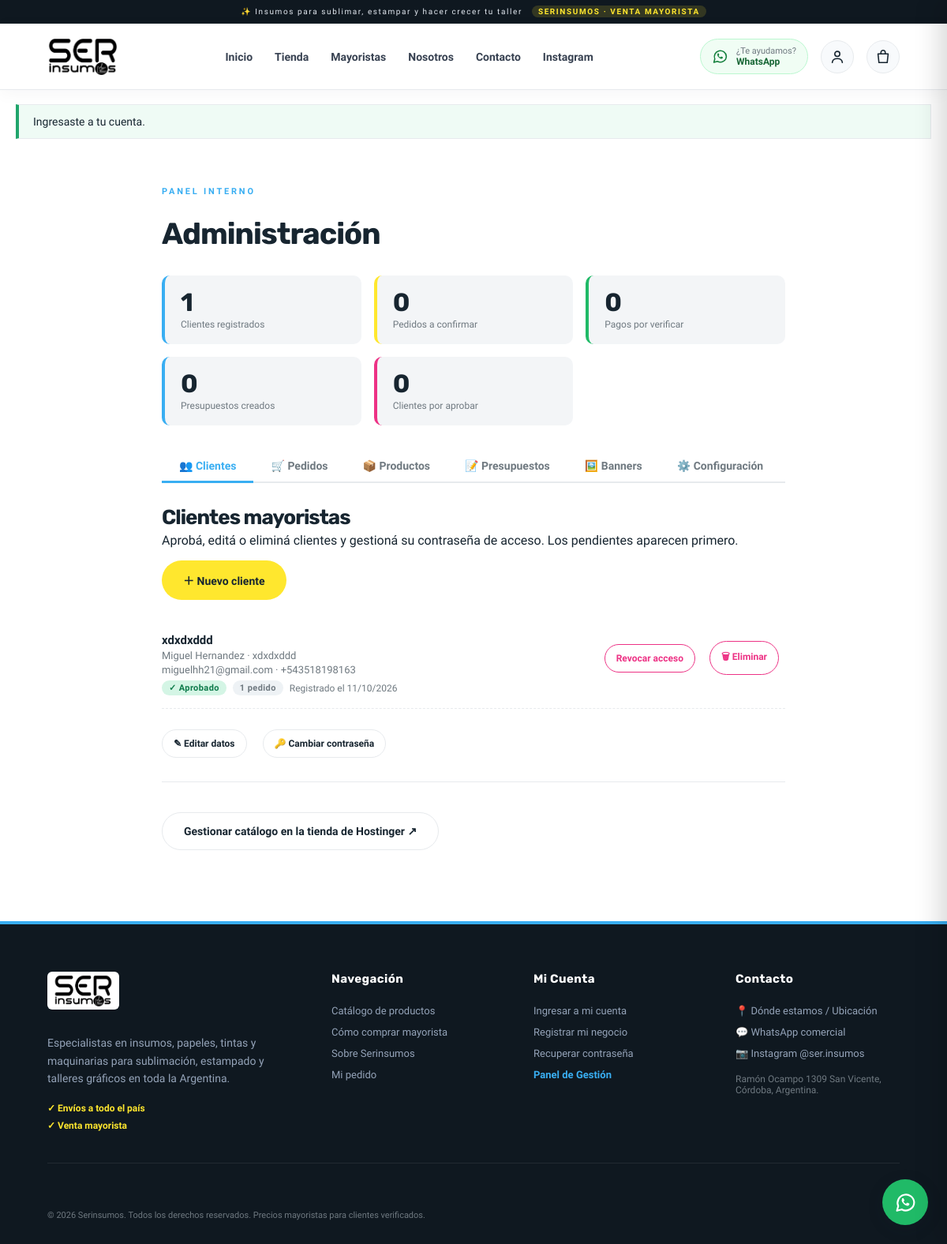
/admin.php (signed in), run on the app's committed database.
### tables this page shows
CREATE TABLE IF NOT EXISTS orders (
  id                  BIGINT UNSIGNED NOT NULL AUTO_INCREMENT PRIMARY KEY,
  order_number        VARCHAR(50)     NOT NULL UNIQUE,
  user_id             BIGINT UNSIGNED NOT NULL,
  status              ENUM('pending_review', 'confirmed', 'payment_uploaded', 'completed', 'cancelled') NOT NULL DEFAULT 'pending_review',
  total_amount        DECIMAL(14,2)   NOT NULL DEFAULT 0.00,
  currency_symbol     VARCHAR(10)     NOT NULL DEFAULT '$',
  customer_notes      TEXT            NULL,
  admin_notes         TEXT            NULL,
  receipt_path        VARCHAR(255)    NULL,
  receipt_uploaded_at DATETIME        NULL,
  created_at          TIMESTAMP       NOT NULL DEFAULT CURRENT_TIMESTAMP,
  updated_at          TIMESTAMP       NULL     DEFAULT NULL ON UPDATE CURRENT_TIMESTAMP,
  INDEX idx_orders_user (user_id),
  INDEX idx_orders_status (status),
  INDEX idx_orders_created (created_at),
  CONSTRAINT fk_orders_user FOREIGN KEY (user_id) REFERENCES users(id) ON DELETE CASCADE
);

CREATE TABLE IF NOT EXISTS users (
  id BIGINT UNSIGNED NOT NULL AUTO_INCREMENT PRIMARY KEY,
  name VARCHAR(160) NOT NULL,
  business VARCHAR(180) NOT NULL DEFAULT '',
  phone VARCHAR(50) NOT NULL DEFAULT '',
  email VARCHAR(190) NOT NULL UNIQUE,
  password_hash VARCHAR(255) NOT NULL,
  role ENUM('admin','customer','employee') NOT NULL DEFAULT 'customer',
  perms VARCHAR(255) NOT NULL DEFAULT '' COMMENT 'Pestañas delegadas para el rol employee (CSV)',
  wholesale_approved TINYINT(1) NOT NULL DEFAULT 0,
  created_at TIMESTAMP NOT NULL DEFAULT CURRENT_TIMESTAMP,
  updated_at TIMESTAMP NULL DEFAULT NULL ON UPDATE CURRENT_TIMESTAMP,
  INDEX idx_users_approval (wholesale_approved),
  INDEX idx_users_created (created_at)
);

### admin.php (the view, shortened to what this page needs)
<?php
require_once __DIR__ . '/lib.php';
$tab = (string)($_GET['tab'] ?? '');
if ($tab === '' || !in_array($tab, panel_tabs(), true) || !can($tab)) {
    $tab = '';
    foreach (panel_tabs() as $t) { if (can($t)) { $tab = $t; break; } }
}
$users = can('clientes')
    ? db()->query(
        "SELECT id,name,business,phone,email,role,wholesale_approved,created_at
           FROM users WHERE role='customer' ORDER BY created_at DESC"
      )->fetchAll()
    : [];
$quotesList  = can('presupuestos') ? get_quotes() : [];
$quotesTotal = count($quotesList);
$total_clientes = count($users);
$pendientes     = count(array_filter($users, fn($u) => (int)$u['wholesale_approved'] === 0));
$allAdminOrders     = can('pedidos') ? get_orders() : [];
$orders_pendientes  = count(array_filter($allAdminOrders, fn($o) => $o['status'] === 'pending_review'));
$orders_pagados     = count(array_filter($allAdminOrders, fn($o) => $o['status'] === 'payment_uploaded'));
?>
<main class="page-narrow admin-page">
    <p class="eyebrow blue">PANEL INTERNO</p>
    <h1>Administración</h1>
    <div class="admin-stats" style="grid-template-columns:repeat(auto-fit,minmax(190px,1fr))">
        <?php if (can('clientes')): ?>
        <div class="admin-stat">
            <div class="admin-stat-num"><?= $total_clientes ?></div>
            <div class="admin-stat-label">Clientes registrados</div>
        </div>
        <?php endif; ?>
        <?php if (can('pedidos')): ?>
        <div class="admin-stat yellow">
            <div class="admin-stat-num"><?= $orders_pendientes ?></div>
            <div class="admin-stat-label">Pedidos a confirmar</div>
        </div>
        <div class="admin-stat green">
            <div class="admin-stat-num"><?= $orders_pagados ?></div>
            <div class="admin-stat-label">Pagos por verificar</div>
        </div>
        <?php endif; ?>
        <?php if (can('presupuestos')): ?>
        <div class="admin-stat">
            <div class="admin-stat-num"><?= $quotesTotal ?></div>
            <div class="admin-stat-label">Presupuestos creados</div>
        </div>
        <?php endif; ?>
        <?php if (can('clientes')): ?>
        <div class="admin-stat pink">
            <div class="admin-stat-num"><?= $pendientes ?></div>
            <div class="admin-stat-label">Clientes por aprobar</div>
        </div>
        <?php endif; ?>
    </div>
    <nav class="admin-tabs" aria-label="Secciones del panel">
        <?php if (can('clientes')): ?>
        <a href="admin.php?tab=clientes" class="<?= $tab === 'clientes' ? 'active' : '' ?>">
            👥 Clientes
        </a>
        <?php endif; ?>
        <?php if (can('pedidos')): ?>
        <a href="admin.php?tab=pedidos" class="<?= $tab === 'pedidos' ? 'active' : '' ?>">
            🛒 Pedidos
        </a>
        <?php endif; ?>
        <?php if (can('productos')): ?>
        <a href="admin.php?tab=productos" class="<?= $tab === 'productos' ? 'active' : '' ?>">
            📦 Productos
        </a>
        <?php endif; ?>
        <?php if (can('presupuestos')): ?>
        <a href="admin.php?tab=presupuestos" class="<?= $tab === 'presupuestos' ? 'active' : '' ?>">
            📝 Presupuestos
        </a>
        <?php endif; ?>
        <?php if (can('banners')): ?>
        <a href="admin.php?tab=banners" class="<?= $tab === 'banners' ? 'active' : '' ?>">
            🖼️ Banners
        </a>
        <?php endif; ?>
        <?php if (can('configuracion')): ?>
        <a href="admin.php?tab=configuracion" class="<?= $tab === 'configuracion' ? 'active' : '' ?>">
            ⚙️ Configuración
        </a>
        <?php endif; ?>
    </nav>
    <?php if ($tab === 'clientes'): ?>
        <div style="display:flex;justify-content:space-between;align-items:flex-start;gap:16px;flex-wrap:wrap;margin-bottom:22px">
            <div>
                <h2 style="margin:0">Clientes mayoristas</h2>
                <p style="margin:4px 0 0">Aprobá, editá o eliminá clientes y gestioná su contraseña de acceso. Los pendientes aparecen primero.</p>
            </div>
            <details class="panel-toggle">
                <summary class="btn yellow" style="margin:0">＋ Nuevo cliente</summary>
            </details>
        </div>
        <?php
        usort($users, fn($a, $b) => (int)$a['wholesale_approved'] - (int)$b['wholesale_approved']);
        ?>
        <?php if (!$users): ?>
            <div class="access-box"><p style="margin:0">No hay clientes registrados todavía.</p></div>
        <?php else: foreach ($users as $u): ?>
            <?php
            $isApproved  = (int)$u['wholesale_approved'] === 1;
            $displayName = e($u['business'] ?: $u['name']);
            $uOrders     = user_orders_count((int)$u['id']);
            ?>
            <div class="admin-row client-card">
                <div class="client-card-head">
                    <div class="admin-row-info">
                        <b><?= $displayName ?></b>
                        <p><?= e($u['name']) ?><?php if ($u['business']): ?> · <?= e($u['business']) ?><?php endif; ?></p>
                        <p><?= e($u['email']) ?><?= $u['phone'] !== '' ? ' · ' . e($u['phone']) : '' ?></p>
                        <div class="admin-row-meta" style="margin-top:6px;gap:8px">
                            <?php if ($isApproved): ?>
                                <span class="badge badge-green">✓ Aprobado</span>
                            <?php else: ?>
                                <span class="badge badge-yellow">⏳ Pendiente</span>
                            <?php endif; ?>
                            <span class="badge badge-gray"><?= $uOrders ?> pedido<?= $uOrders === 1 ? '' : 's' ?></span>
                            <small>Registrado el <?= e(date('d/m/Y', strtotime($u['created_at']))) ?></small>
                        </div>
                    </div>
                    <div class="admin-row-actions">
                        <form method="post">
                            <?php if ($isApproved): ?>
                                <button class="btn outline btn-small" type="submit" style="color:var(--pink);border-color:var(--pink)">Revocar acceso</button>
                            <?php else: ?>
                                <button class="btn yellow btn-small" type="submit">Aprobar cliente</button>
                            <?php endif; ?>
                        </form>
                        <form method="post" onsubmit="return confirm('¿Eliminar definitivamente a <?= addslashes($displayName) ?>?\n\nSe borrarán también sus <?= $uOrders ?> pedido(s) y no se puede deshacer.')">
                            <button class="btn outline btn-small" type="submit" style="color:var(--pink);border-color:var(--pink)">🗑 Eliminar</button>
                        </form>
                    </div>
                </div>
                <div class="client-tools">
                    <details>
                        <summary class="btn outline btn-small">✎ Editar datos</summary>
                    </details>
                    <details>
                        <summary class="btn outline btn-small">🔑 Cambiar contraseña</summary>
                    </details>
                </div>
            </div>
        <?php endforeach; endif; ?>
        <div style="margin-top:28px">
            <a class="btn outline" href="https://ecommerce.hostinger.com/" target="_blank" rel="noopener noreferrer">
                Gestionar catálogo en la tienda de Hostinger ↗
            </a>
        </div>
    <?php endif; ?>
</main>

### assets/site.css (style rules this page uses)
:root { --background:0 0% 100%;--foreground:210 28% 13%;--primary:201 92% 58%;--primary-foreground:0 0% 100%;--secondary:51 100% 59%;--secondary-foreground:210 28% 13%;--muted:210 25% 96%;--muted-foreground:213 9% 45%;--border:210 15% 88%;--input:210 15% 88%;--ring:201 92% 58%;--radius:.5rem;--card:0 0% 100%;--card-foreground:210 28% 13%;--popover:0 0% 100%;--popover-foreground:210 28% 13%;--accent:210 25% 96%;--accent-foreground:210 28% 13%;--destructive:0 70% 50%;--destructive-foreground:0 0% 100%;--ink:#172530;--blue:#39aef2;--pink:#ed3285;--yellow:#ffe72e;--gray:#6f7980;--line:#e7eaed }
* { box-sizing:border-box }
body { margin:0;font-family:Hind,sans-serif;color:var(--ink);overflow-x:clip }
h1,h2,h3,.brand { font-family:Rubik,sans-serif }
h1,h2,h3,p { margin-top:0 }
h2 { font-size:36px;line-height:1.2;letter-spacing:-1px }
a { color:inherit;text-decoration:none }
button,input,select,textarea { font:inherit }
button,a { -webkit-tap-highlight-color:transparent }
button { cursor:pointer }
button,a { transition:background .18s ease,transform .18s ease }
nav { display:flex;gap:30px;font-size:14px;font-weight:600 }
nav .active { color:var(--blue) }
.eyebrow { font-size:11px;font-weight:600;letter-spacing:2.8px;margin-bottom:24px }
.btn { display:inline-flex;align-items:center;justify-content:center;gap:14px;padding:15px 27px;border:0;border-radius:30px;font-size:14px;font-weight:600;min-height:48px }
.yellow { background:var(--yellow);color:var(--ink) }
.outline { background:transparent;color:var(--ink);border:1px solid var(--line);margin:10px 8px 10px 0 }
.blue { color:var(--blue) }
.page-narrow { max-width:850px;min-height:55vh;margin:60px auto 80px;padding:0 30px }
.page-narrow h1 { font-size:38px;letter-spacing:-1px;margin-bottom:30px }
.page-narrow h2 { font-size:26px;margin-top:38px }
form { max-width:550px }
.cart-row,.admin-row { display:flex;gap:20px;align-items:center;border-bottom:1px solid var(--line);padding:20px 0;flex-wrap:wrap }
.admin-row p { margin:6px 0;color:var(--gray) }
body { min-height:100vh }
.btn-small { min-height:36px;padding:8px 14px;font-size:12px }
.admin-row form { margin-left:auto }
.admin-row .btn { max-width:100%;font-size:12px;padding:10px 14px }
html { overflow-x: clip; }

### admin.php (style rules this page uses)
.admin-tabs { display: flex; gap: 0; border-bottom: 2px solid var(--line); margin: 32px 0 28px; }
.admin-tabs a { padding: 11px 22px; font-size: 14px; font-weight: 600; color: var(--gray); border-bottom: 3px solid transparent; margin-bottom: -2px; transition: color .15s, border-color .15s; }
.admin-tabs a.active { color: var(--blue); border-bottom-color: var(--blue); }
.admin-stats { display: grid; grid-template-columns: repeat(4, 1fr); gap: 16px; margin-bottom: 32px; }
.admin-stat { background: #f3f5f7; border-radius: 10px; padding: 18px 20px; border-left: 4px solid var(--blue); }
.admin-stat.yellow { border-left-color: var(--yellow); }
.admin-stat.pink { border-left-color: var(--pink); }
.admin-stat.green { border-left-color: #20ba67; }
.admin-stat-num { font-family: Rubik, sans-serif; font-size: 32px; font-weight: 700; line-height: 1; color: var(--ink); }
.admin-stat-label { font-size: 12px; color: var(--gray); margin-top: 5px; }
.badge { display: inline-block; padding: 3px 9px; border-radius: 20px; font-size: 11px; font-weight: 600; letter-spacing: .4px; }
.badge-green { background: #d4f5e5; color: #0d7a4a; }
.badge-gray { background: #eef2f5; color: var(--gray); }
.admin-row-info { flex: 1; min-width: 0; }
.admin-row-info b { display: block; font-size: 15px; margin-bottom: 3px; }
.admin-row-info p { margin: 3px 0; color: var(--gray); font-size: 13px; }
.admin-row-info small { font-size: 12px; color: var(--gray); }
.admin-row-meta { display: flex; align-items: center; gap: 10px; flex-wrap: wrap; }
.admin-row-actions { display: flex; align-items: center; gap: 10px; flex-wrap: wrap; margin-left: auto; }
.panel-toggle { margin: 0; }
.panel-toggle > summary { list-style: none; cursor: pointer; }
.client-card { flex-direction: column; align-items: stretch; gap: 16px; }
.client-card-head { display: flex; justify-content: space-between; align-items: flex-start; gap: 16px; flex-wrap: wrap; }
.client-tools { display: flex; gap: 12px; flex-wrap: wrap; border-top: 1px dashed var(--line); padding-top: 16px; }
.client-tools details > summary { list-style: none; cursor: pointer; }

### data on the page
orders: status "0"
users: wholesale_approved "0", business "xdxdxddd", name "Miguel Hernandez", email "miguelhh21@gmail.com", phone "+543518198163", shows "✓ Aprobado", uOrders "1", created_at "11/10/2026", shows "Revocar acceso"

### other printed values
$msg "Ingresaste a tu cuenta."
$total_clientes "1"
$quotesTotal "0"
